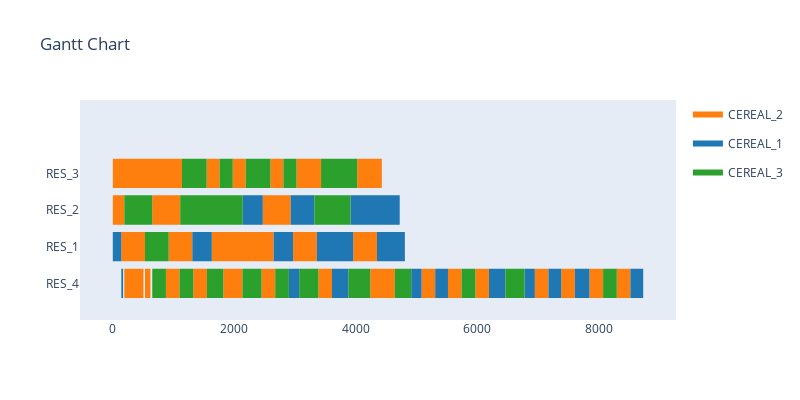
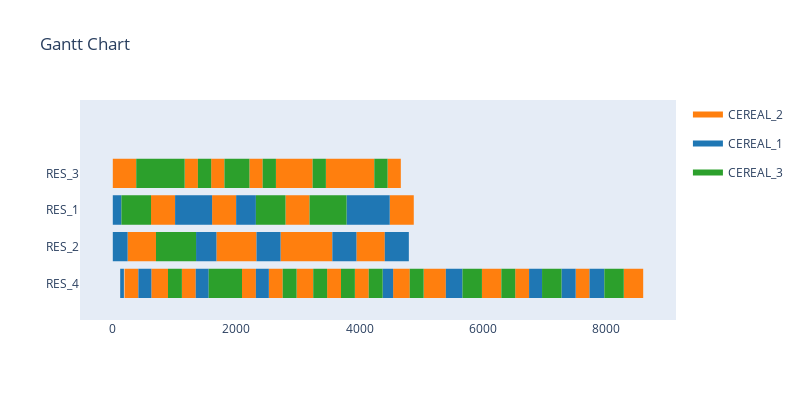
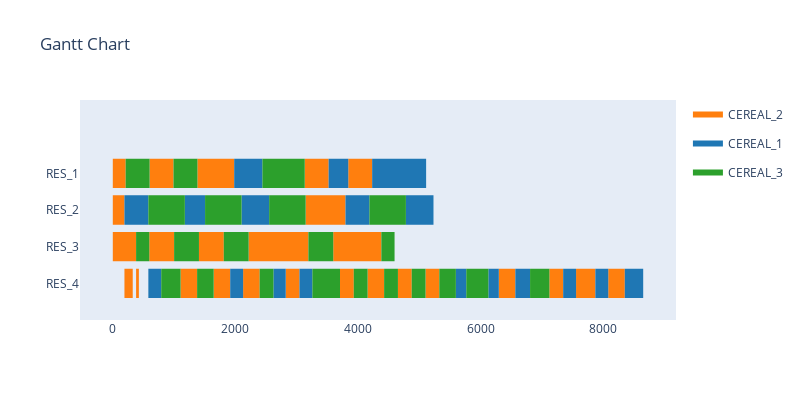
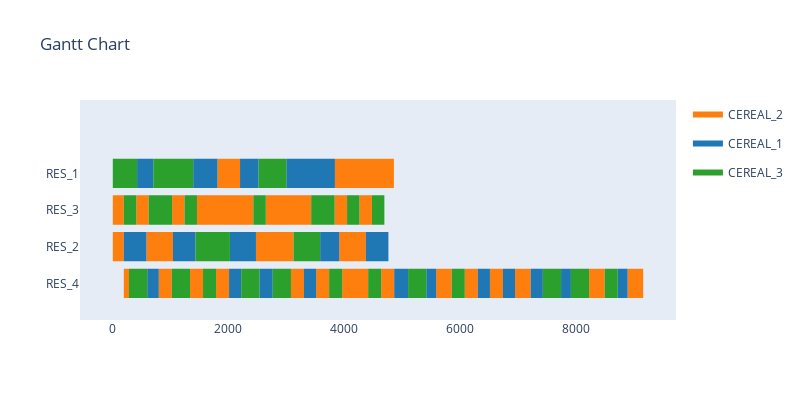

The notebook cell saved with these charts, in order:
### Code cell
for i in range(10):

    simulation = sim_constrained.Env(visualise=True, verbose=False,test=True)

    while simulation.alive:

        #print(list(simulation.possible_actions.items()))

        action_order = random.choice(list(simulation.possible_actions.keys()))
        action_resource = random.choice(simulation.possible_actions[action_order])

        #print("Action is taken: " , (action_order,action_resource))
        #print()
        simulation.step((action_order,action_resource))

### Figure 1 — Plotly figure (JSON) as saved in the notebook; plotly's stock layout.template omitted (floating-point values rounded to 4 significant figures; data arrays with more than 128 entries replaced by an {"elided": "..."} marker saying what was removed)
{"data": [{"fill": "toself", "fillcolor": "rgb(255, 127, 14)", "hoverinfo": "name", "legendgroup": "rgb(255, 127, 14)", "mode": "none", "name": "CEREAL_2", "showlegend": true, "type": "scatter", "x": {"elided": "239 int values"}, "y": {"elided": "239 float values"}}, {"fill": "toself", "fillcolor": "rgb(31, 119, 180)", "hoverinfo": "name", "legendgroup": "rgb(31, 119, 180)", "mode": "none", "name": "CEREAL_1", "showlegend": true, "type": "scatter", "x": {"elided": "149 int values"}, "y": {"elided": "149 float values"}}, {"fill": "toself", "fillcolor": "rgb(44, 160, 44)", "hoverinfo": "name", "legendgroup": "rgb(44, 160, 44)", "mode": "none", "name": "CEREAL_3", "showlegend": true, "type": "scatter", "x": {"elided": "159 int values"}, "y": {"elided": "159 float values"}}, {"legendgroup": "rgb(255, 127, 14)", "marker": {"color": "rgb(255, 127, 14)", "opacity": 0, "size": 1}, "mode": "markers", "name": "", "showlegend": false, "text": [null, null, null, null, null, null, null, null, null, null, null, null, null, null, null, null, null, null, null, null, null, null, null, null, null, null, null, null, null, null, null, null, null, null, null, null, null, null, null, null, null, null, null, null, null, null, null, null, null, null, null, null, null, null, null, null, null, null, null, null, null, null, null, null, null, null, null, null, null, null, null, null, null, null, null, null, null, null, null, null, null, null, null, null, null, null, null, null, null, null, null, null, null, null, null, null], "type": "scatter", "x": [0, 190, 0, 190, 140, 530, 190, 415, 190, 380, 380, 570, 415, 460, 460, 505, 530, 575, 570, 760, 575, 620, 650, 1110, 760, 950, 875, 1100, 920, 1310, 950, 1140, 1325, 1550, 1545, 1760, 1630, 2020, 1820, 2045, 1975, 2190, 2020, 2230, 2045, 2090, 2090, 2135, 2230, 2440, 2440, 2650, 2450, 2675, 2470, 2930, 2595, 2810, 2970, 3360, 3025, 3240, 3240, 3430, 3385, 3610, 3960, 4350, 4025, 4240, 4240, 4465, 4240, 4430, 4465, 4510, 4510, 4555, 4555, 4600, 4600, 4645, 5085, 5310, 5520, 5745, 5970, 6195, 6950, 7175, 7385, 7610, 7850, 8075, 8300, 8525], "y": [3, 3, 2, 2, 1, 1, 0, 0, 3, 3, 3, 3, 0, 0, 0, 0, 0, 0, 3, 3, 0, 0, 2, 2, 3, 3, 0, 0, 1, 1, 3, 3, 0, 0, 3, 3, 1, 1, 0, 0, 3, 3, 1, 1, 0, 0, 0, 0, 1, 1, 1, 1, 0, 0, 2, 2, 3, 3, 1, 1, 3, 3, 3, 3, 0, 0, 1, 1, 3, 3, 0, 0, 3, 3, 0, 0, 0, 0, 0, 0, 0, 0, 0, 0, 0, 0, 0, 0, 0, 0, 0, 0, 0, 0, 0, 0]}, {"legendgroup": "rgb(31, 119, 180)", "marker": {"color": "rgb(31, 119, 180)", "opacity": 0, "size": 1}, "mode": "markers", "name": "", "showlegend": false, "text": [null, null, null, null, null, null, null, null, null, null, null, null, null, null, null, null, null, null, null, null, null, null, null, null, null, null, null, null, null, null, null, null, null, null, null, null, null, null, null, null, null, null, null, null, null, null, null, null, null, null, null, null, null, null, null, null, null, null, null, null], "type": "scatter", "x": [0, 140, 140, 170, 1310, 1630, 2140, 2470, 2650, 2970, 2900, 3070, 2930, 3320, 3360, 3680, 3610, 3820, 3680, 3820, 3820, 3960, 3820, 3850, 3850, 3880, 3915, 4245, 4245, 4365, 4350, 4670, 4365, 4485, 4485, 4605, 4605, 4725, 4670, 4810, 4915, 5085, 5310, 5520, 6195, 6405, 6405, 6435, 6435, 6465, 6780, 6950, 7175, 7385, 7610, 7820, 7820, 7850, 8525, 8735], "y": [1, 1, 0, 0, 1, 1, 2, 2, 1, 1, 0, 0, 2, 2, 1, 1, 0, 0, 1, 1, 1, 1, 0, 0, 0, 0, 2, 2, 2, 2, 1, 1, 2, 2, 2, 2, 2, 2, 1, 1, 0, 0, 0, 0, 0, 0, 0, 0, 0, 0, 0, 0, 0, 0, 0, 0, 0, 0, 0, 0]}, {"legendgroup": "rgb(44, 160, 44)", "marker": {"color": "rgb(44, 160, 44)", "opacity": 0, "size": 1}, "mode": "markers", "name": "", "showlegend": false, "text": [null, null, null, null, null, null, null, null, null, null, null, null, null, null, null, null, null, null, null, null, null, null, null, null, null, null, null, null, null, null, null, null, null, null, null, null, null, null, null, null, null, null, null, null, null, null, null, null, null, null, null, null, null, null, null, null, null, null, null, null, null, null, null, null], "type": "scatter", "x": [190, 650, 530, 920, 650, 875, 1100, 1325, 1110, 1570, 1140, 1355, 1355, 1545, 1550, 1775, 1570, 1760, 1760, 1975, 1760, 1950, 1775, 1820, 1950, 2140, 2135, 2360, 2190, 2405, 2360, 2405, 2405, 2595, 2405, 2450, 2675, 2900, 2810, 3025, 3070, 3385, 3320, 3915, 3430, 3645, 3645, 3835, 3835, 4025, 3880, 4195, 4195, 4240, 4645, 4870, 4870, 4915, 5745, 5970, 6465, 6780, 8075, 8300], "y": [2, 2, 1, 1, 0, 0, 0, 0, 2, 2, 3, 3, 3, 3, 0, 0, 2, 2, 3, 3, 2, 2, 0, 0, 2, 2, 0, 0, 3, 3, 0, 0, 3, 3, 0, 0, 0, 0, 3, 3, 0, 0, 2, 2, 3, 3, 3, 3, 3, 3, 0, 0, 0, 0, 0, 0, 0, 0, 0, 0, 0, 0, 0, 0]}], "layout": {"autosize": false, "height": 400, "hovermode": "closest", "showlegend": true, "title": {"text": "Gantt Chart"}, "width": 800, "xaxis": {"rangeselector": {"buttons": [{"count": 7, "label": "1w", "step": "day", "stepmode": "backward"}, {"count": 1, "label": "1m", "step": "month", "stepmode": "backward"}, {"count": 6, "label": "6m", "step": "month", "stepmode": "backward"}, {"count": 1, "label": "YTD", "step": "year", "stepmode": "todate"}, {"count": 1, "label": "1y", "step": "year", "stepmode": "backward"}, {"step": "all"}]}, "showgrid": false, "type": "linear", "zeroline": false}, "yaxis": {"autorange": false, "range": [-1, 5], "showgrid": false, "ticktext": ["RES_4", "RES_1", "RES_2", "RES_3"], "tickvals": [0, 1, 2, 3], "zeroline": false}}}

### Figure 2 — Plotly figure (JSON) as saved in the notebook; plotly's stock layout.template omitted (floating-point values rounded to 4 significant figures; data arrays with more than 128 entries replaced by an {"elided": "..."} marker saying what was removed)
{"data": [{"fill": "toself", "fillcolor": "rgb(255, 127, 14)", "hoverinfo": "name", "legendgroup": "rgb(255, 127, 14)", "mode": "none", "name": "CEREAL_2", "showlegend": true, "type": "scatter", "x": {"elided": "239 int values"}, "y": {"elided": "239 float values"}}, {"fill": "toself", "fillcolor": "rgb(31, 119, 180)", "hoverinfo": "name", "legendgroup": "rgb(31, 119, 180)", "mode": "none", "name": "CEREAL_1", "showlegend": true, "type": "scatter", "x": {"elided": "149 int values"}, "y": {"elided": "149 float values"}}, {"fill": "toself", "fillcolor": "rgb(44, 160, 44)", "hoverinfo": "name", "legendgroup": "rgb(44, 160, 44)", "mode": "none", "name": "CEREAL_3", "showlegend": true, "type": "scatter", "x": {"elided": "159 int values"}, "y": {"elided": "159 float values"}}, {"legendgroup": "rgb(255, 127, 14)", "marker": {"color": "rgb(255, 127, 14)", "opacity": 0, "size": 1}, "mode": "markers", "name": "", "showlegend": false, "text": [null, null, null, null, null, null, null, null, null, null, null, null, null, null, null, null, null, null, null, null, null, null, null, null, null, null, null, null, null, null, null, null, null, null, null, null, null, null, null, null, null, null, null, null, null, null, null, null, null, null, null, null, null, null, null, null, null, null, null, null, null, null, null, null, null, null, null, null, null, null, null, null, null, null, null, null, null, null, null, null, null, null, null, null, null, null, null, null, null, null, null, null, null, null, null, null], "type": "scatter", "x": [0, 190, 190, 380, 190, 415, 240, 700, 620, 1010, 625, 850, 850, 895, 1120, 1345, 1165, 1380, 1595, 1810, 1610, 2000, 1680, 2140, 2095, 2320, 2140, 2330, 2215, 2430, 2530, 2755, 2645, 2860, 2720, 3180, 2800, 3190, 2860, 3050, 2980, 3205, 3050, 3240, 3180, 3370, 3205, 3250, 3370, 3560, 3455, 3670, 3475, 3700, 3670, 3860, 3860, 4050, 3925, 4150, 3950, 4410, 4050, 4240, 4455, 4670, 4490, 4880, 4545, 4770, 4770, 4815, 5040, 5265, 5265, 5310, 5310, 5355, 5355, 5400, 5985, 6210, 6210, 6255, 6255, 6300, 6525, 6750, 7505, 7730, 8285, 8510, 8510, 8555, 8555, 8600], "y": [3, 3, 3, 3, 0, 0, 1, 1, 2, 2, 0, 0, 0, 0, 0, 0, 3, 3, 3, 3, 2, 2, 1, 1, 0, 0, 1, 1, 3, 3, 0, 0, 3, 3, 1, 1, 2, 2, 3, 3, 0, 0, 3, 3, 1, 1, 0, 0, 1, 1, 3, 3, 0, 0, 3, 3, 3, 3, 0, 0, 1, 1, 3, 3, 3, 3, 2, 2, 0, 0, 0, 0, 0, 0, 0, 0, 0, 0, 0, 0, 0, 0, 0, 0, 0, 0, 0, 0, 0, 0, 0, 0, 0, 0, 0, 0]}, {"legendgroup": "rgb(31, 119, 180)", "marker": {"color": "rgb(31, 119, 180)", "opacity": 0, "size": 1}, "mode": "markers", "name": "", "showlegend": false, "text": [null, null, null, null, null, null, null, null, null, null, null, null, null, null, null, null, null, null, null, null, null, null, null, null, null, null, null, null, null, null, null, null, null, null, null, null, null, null, null, null, null, null, null, null, null, null, null, null, null, null, null, null, null, null, null, null, null, null, null, null], "type": "scatter", "x": [0, 140, 0, 120, 120, 240, 120, 150, 150, 180, 415, 625, 1010, 1330, 1330, 1470, 1345, 1555, 1350, 1680, 1470, 1610, 2000, 2320, 2320, 2530, 2330, 2720, 3560, 3950, 3790, 4070, 4070, 4210, 4210, 4350, 4350, 4490, 4375, 4545, 4410, 4800, 5400, 5610, 5610, 5640, 5640, 5670, 6750, 6960, 7275, 7445, 7445, 7475, 7475, 7505, 7730, 7940, 7940, 7970], "y": [2, 2, 1, 1, 1, 1, 0, 0, 0, 0, 0, 0, 2, 2, 2, 2, 0, 0, 1, 1, 2, 2, 2, 2, 0, 0, 1, 1, 1, 1, 2, 2, 2, 2, 2, 2, 2, 2, 0, 0, 1, 1, 0, 0, 0, 0, 0, 0, 0, 0, 0, 0, 0, 0, 0, 0, 0, 0, 0, 0]}, {"legendgroup": "rgb(44, 160, 44)", "marker": {"color": "rgb(44, 160, 44)", "opacity": 0, "size": 1}, "mode": "markers", "name": "", "showlegend": false, "text": [null, null, null, null, null, null, null, null, null, null, null, null, null, null, null, null, null, null, null, null, null, null, null, null, null, null, null, null, null, null, null, null, null, null, null, null, null, null, null, null, null, null, null, null, null, null, null, null, null, null, null, null, null, null, null, null, null, null, null, null, null, null, null, null], "type": "scatter", "x": [140, 620, 380, 595, 595, 785, 700, 1160, 785, 975, 895, 1120, 975, 1165, 1160, 1350, 1380, 1595, 1555, 1870, 1810, 2025, 1870, 1915, 1915, 1960, 1960, 2005, 2005, 2050, 2025, 2215, 2050, 2095, 2320, 2800, 2430, 2645, 2755, 2980, 3190, 3580, 3240, 3455, 3250, 3475, 3580, 3790, 3700, 3925, 4150, 4375, 4240, 4455, 4815, 5040, 5670, 5985, 6300, 6525, 6960, 7275, 7970, 8285], "y": [2, 2, 3, 3, 3, 3, 1, 1, 3, 3, 0, 0, 3, 3, 1, 1, 3, 3, 0, 0, 3, 3, 0, 0, 0, 0, 0, 0, 0, 0, 3, 3, 0, 0, 2, 2, 3, 3, 0, 0, 2, 2, 3, 3, 0, 0, 2, 2, 0, 0, 0, 0, 3, 3, 0, 0, 0, 0, 0, 0, 0, 0, 0, 0]}], "layout": {"autosize": false, "height": 400, "hovermode": "closest", "showlegend": true, "title": {"text": "Gantt Chart"}, "width": 800, "xaxis": {"rangeselector": {"buttons": [{"count": 7, "label": "1w", "step": "day", "stepmode": "backward"}, {"count": 1, "label": "1m", "step": "month", "stepmode": "backward"}, {"count": 6, "label": "6m", "step": "month", "stepmode": "backward"}, {"count": 1, "label": "YTD", "step": "year", "stepmode": "todate"}, {"count": 1, "label": "1y", "step": "year", "stepmode": "backward"}, {"step": "all"}]}, "showgrid": false, "type": "linear", "zeroline": false}, "yaxis": {"autorange": false, "range": [-1, 5], "showgrid": false, "ticktext": ["RES_4", "RES_2", "RES_1", "RES_3"], "tickvals": [0, 1, 2, 3], "zeroline": false}}}

### Figure 3 — Plotly figure (JSON) as saved in the notebook; plotly's stock layout.template omitted (floating-point values rounded to 4 significant figures; data arrays with more than 128 entries replaced by an {"elided": "..."} marker saying what was removed)
{"data": [{"fill": "toself", "fillcolor": "rgb(255, 127, 14)", "hoverinfo": "name", "legendgroup": "rgb(255, 127, 14)", "mode": "none", "name": "CEREAL_2", "showlegend": true, "type": "scatter", "x": {"elided": "239 int values"}, "y": {"elided": "239 float values"}}, {"fill": "toself", "fillcolor": "rgb(31, 119, 180)", "hoverinfo": "name", "legendgroup": "rgb(31, 119, 180)", "mode": "none", "name": "CEREAL_1", "showlegend": true, "type": "scatter", "x": {"elided": "149 int values"}, "y": {"elided": "149 float values"}}, {"fill": "toself", "fillcolor": "rgb(44, 160, 44)", "hoverinfo": "name", "legendgroup": "rgb(44, 160, 44)", "mode": "none", "name": "CEREAL_3", "showlegend": true, "type": "scatter", "x": {"elided": "159 int values"}, "y": {"elided": "159 float values"}}, {"legendgroup": "rgb(255, 127, 14)", "marker": {"color": "rgb(255, 127, 14)", "opacity": 0, "size": 1}, "mode": "markers", "name": "", "showlegend": false, "text": [null, null, null, null, null, null, null, null, null, null, null, null, null, null, null, null, null, null, null, null, null, null, null, null, null, null, null, null, null, null, null, null, null, null, null, null, null, null, null, null, null, null, null, null, null, null, null, null, null, null, null, null, null, null, null, null, null, null, null, null, null, null, null, null, null, null, null, null, null, null, null, null, null, null, null, null, null, null, null, null, null, null, null, null, null, null, null, null, null, null, null, null, null, null, null, null], "type": "scatter", "x": [0, 210, 0, 190, 0, 190, 190, 235, 190, 380, 235, 280, 280, 325, 380, 425, 595, 810, 600, 990, 810, 1000, 1105, 1330, 1330, 1375, 1380, 1770, 1405, 1620, 1620, 1810, 1645, 1870, 1770, 1980, 1870, 1915, 2125, 2350, 2215, 2430, 2350, 2395, 2430, 2620, 2620, 2810, 2810, 3000, 2820, 3045, 3000, 3190, 3130, 3520, 3145, 3605, 3595, 3810, 3605, 3795, 3705, 3930, 3810, 4000, 3840, 4230, 4000, 4190, 4155, 4380, 4190, 4380, 4380, 4425, 4650, 4875, 5100, 5325, 6295, 6520, 6520, 6565, 7120, 7345, 7555, 7780, 7780, 7825, 7825, 7870, 8080, 8305, 8305, 8350], "y": [3, 3, 2, 2, 1, 1, 0, 0, 1, 1, 0, 0, 0, 0, 0, 0, 1, 1, 3, 3, 1, 1, 0, 0, 0, 0, 3, 3, 1, 1, 1, 1, 0, 0, 3, 3, 0, 0, 0, 0, 1, 1, 0, 0, 1, 1, 1, 1, 1, 1, 0, 0, 1, 1, 3, 3, 2, 2, 1, 1, 2, 2, 0, 0, 1, 1, 3, 3, 1, 1, 0, 0, 1, 1, 0, 0, 0, 0, 0, 0, 0, 0, 0, 0, 0, 0, 0, 0, 0, 0, 0, 0, 0, 0, 0, 0]}, {"legendgroup": "rgb(31, 119, 180)", "marker": {"color": "rgb(31, 119, 180)", "opacity": 0, "size": 1}, "mode": "markers", "name": "", "showlegend": false, "text": [null, null, null, null, null, null, null, null, null, null, null, null, null, null, null, null, null, null, null, null, null, null, null, null, null, null, null, null, null, null, null, null, null, null, null, null, null, null, null, null, null, null, null, null, null, null, null, null, null, null, null, null, null, null, null, null, null, null, null, null], "type": "scatter", "x": [190, 580, 580, 790, 1175, 1505, 1915, 2125, 1980, 2300, 2100, 2430, 2300, 2440, 2430, 2550, 2620, 2790, 2790, 2820, 3045, 3255, 3520, 3840, 3795, 4185, 4230, 4550, 4550, 4690, 4690, 4830, 4780, 5110, 4830, 4970, 4970, 5110, 5110, 5230, 5595, 5765, 6125, 6295, 6565, 6775, 6775, 6805, 7345, 7555, 7870, 8080, 8350, 8560, 8560, 8590, 8590, 8620, 8620, 8650], "y": [2, 2, 0, 0, 2, 2, 0, 0, 3, 3, 2, 2, 3, 3, 2, 2, 0, 0, 0, 0, 0, 0, 3, 3, 2, 2, 3, 3, 3, 3, 3, 3, 2, 2, 3, 3, 3, 3, 2, 2, 0, 0, 0, 0, 0, 0, 0, 0, 0, 0, 0, 0, 0, 0, 0, 0, 0, 0, 0, 0]}, {"legendgroup": "rgb(44, 160, 44)", "marker": {"color": "rgb(44, 160, 44)", "opacity": 0, "size": 1}, "mode": "markers", "name": "", "showlegend": false, "text": [null, null, null, null, null, null, null, null, null, null, null, null, null, null, null, null, null, null, null, null, null, null, null, null, null, null, null, null, null, null, null, null, null, null, null, null, null, null, null, null, null, null, null, null, null, null, null, null, null, null, null, null, null, null, null, null, null, null, null, null, null, null, null, null], "type": "scatter", "x": [210, 600, 380, 595, 580, 1175, 790, 1105, 990, 1380, 1000, 1215, 1215, 1405, 1375, 1600, 1505, 2100, 1600, 1645, 1810, 2025, 2025, 2215, 2395, 2620, 2440, 2920, 2550, 3145, 2920, 3130, 3190, 3405, 3255, 3570, 3405, 3595, 3570, 3615, 3615, 3660, 3660, 3705, 3930, 4155, 4185, 4780, 4380, 4595, 4425, 4650, 4875, 5100, 5325, 5550, 5550, 5595, 5765, 6080, 6080, 6125, 6805, 7120], "y": [3, 3, 1, 1, 2, 2, 0, 0, 3, 3, 1, 1, 1, 1, 0, 0, 2, 2, 0, 0, 1, 1, 1, 1, 0, 0, 3, 3, 2, 2, 3, 3, 1, 1, 0, 0, 1, 1, 0, 0, 0, 0, 0, 0, 0, 0, 2, 2, 1, 1, 0, 0, 0, 0, 0, 0, 0, 0, 0, 0, 0, 0, 0, 0]}], "layout": {"autosize": false, "height": 400, "hovermode": "closest", "showlegend": true, "title": {"text": "Gantt Chart"}, "width": 800, "xaxis": {"rangeselector": {"buttons": [{"count": 7, "label": "1w", "step": "day", "stepmode": "backward"}, {"count": 1, "label": "1m", "step": "month", "stepmode": "backward"}, {"count": 6, "label": "6m", "step": "month", "stepmode": "backward"}, {"count": 1, "label": "YTD", "step": "year", "stepmode": "todate"}, {"count": 1, "label": "1y", "step": "year", "stepmode": "backward"}, {"step": "all"}]}, "showgrid": false, "type": "linear", "zeroline": false}, "yaxis": {"autorange": false, "range": [-1, 5], "showgrid": false, "ticktext": ["RES_4", "RES_3", "RES_2", "RES_1"], "tickvals": [0, 1, 2, 3], "zeroline": false}}}

### Figure 4 — Plotly figure (JSON) as saved in the notebook; plotly's stock layout.template omitted (floating-point values rounded to 4 significant figures; data arrays with more than 128 entries replaced by an {"elided": "..."} marker saying what was removed)
{"data": [{"fill": "toself", "fillcolor": "rgb(255, 127, 14)", "hoverinfo": "name", "legendgroup": "rgb(255, 127, 14)", "mode": "none", "name": "CEREAL_2", "showlegend": true, "type": "scatter", "x": {"elided": "239 int values"}, "y": {"elided": "239 float values"}}, {"fill": "toself", "fillcolor": "rgb(31, 119, 180)", "hoverinfo": "name", "legendgroup": "rgb(31, 119, 180)", "mode": "none", "name": "CEREAL_1", "showlegend": true, "type": "scatter", "x": {"elided": "149 int values"}, "y": {"elided": "149 float values"}}, {"fill": "toself", "fillcolor": "rgb(44, 160, 44)", "hoverinfo": "name", "legendgroup": "rgb(44, 160, 44)", "mode": "none", "name": "CEREAL_3", "showlegend": true, "type": "scatter", "x": {"elided": "159 int values"}, "y": {"elided": "159 float values"}}, {"legendgroup": "rgb(255, 127, 14)", "marker": {"color": "rgb(255, 127, 14)", "opacity": 0, "size": 1}, "mode": "markers", "name": "", "showlegend": false, "text": [null, null, null, null, null, null, null, null, null, null, null, null, null, null, null, null, null, null, null, null, null, null, null, null, null, null, null, null, null, null, null, null, null, null, null, null, null, null, null, null, null, null, null, null, null, null, null, null, null, null, null, null, null, null, null, null, null, null, null, null, null, null, null, null, null, null, null, null, null, null, null, null, null, null, null, null, null, null, null, null, null, null, null, null, null, null, null, null, null, null, null, null, null, null, null, null], "type": "scatter", "x": [0, 190, 0, 190, 190, 235, 235, 280, 405, 620, 580, 1040, 795, 1020, 1025, 1240, 1335, 1560, 1455, 1670, 1670, 1860, 1785, 2010, 1810, 2200, 1860, 2050, 2050, 2240, 2240, 2430, 2475, 2935, 2645, 2860, 2860, 3050, 2935, 3125, 3050, 3240, 3080, 3305, 3240, 3430, 3515, 3740, 3835, 4050, 3840, 4230, 3915, 4375, 3965, 4190, 4190, 4235, 4230, 4440, 4235, 4280, 4265, 4480, 4280, 4325, 4325, 4370, 4370, 4415, 4440, 4650, 4640, 4865, 4650, 4860, 5590, 5815, 5815, 5860, 6085, 6310, 6520, 6745, 6955, 7180, 7180, 7225, 8235, 8460, 8460, 8505, 8900, 9125, 9125, 9170], "y": [2, 2, 1, 1, 0, 0, 0, 0, 2, 2, 1, 1, 0, 0, 2, 2, 0, 0, 2, 2, 2, 2, 0, 0, 3, 3, 2, 2, 2, 2, 2, 2, 1, 1, 2, 2, 2, 2, 1, 1, 2, 2, 0, 0, 2, 2, 0, 0, 2, 2, 3, 3, 1, 1, 0, 0, 0, 0, 3, 3, 0, 0, 2, 2, 0, 0, 0, 0, 0, 0, 3, 3, 0, 0, 3, 3, 0, 0, 0, 0, 0, 0, 0, 0, 0, 0, 0, 0, 0, 0, 0, 0, 0, 0, 0, 0]}, {"legendgroup": "rgb(31, 119, 180)", "marker": {"color": "rgb(31, 119, 180)", "opacity": 0, "size": 1}, "mode": "markers", "name": "", "showlegend": false, "text": [null, null, null, null, null, null, null, null, null, null, null, null, null, null, null, null, null, null, null, null, null, null, null, null, null, null, null, null, null, null, null, null, null, null, null, null, null, null, null, null, null, null, null, null, null, null, null, null, null, null, null, null, null, null, null, null, null, null, null, null], "type": "scatter", "x": [190, 580, 420, 700, 595, 765, 765, 795, 1040, 1430, 1390, 1670, 1670, 1810, 2010, 2220, 2025, 2355, 2200, 2520, 2355, 2475, 2535, 2705, 2705, 2735, 2735, 2765, 3000, 3280, 3280, 3420, 3305, 3515, 3420, 3560, 3560, 3700, 3585, 3915, 3700, 3840, 4375, 4765, 4865, 5075, 5075, 5105, 5420, 5590, 6310, 6520, 6745, 6955, 7225, 7435, 7750, 7920, 8730, 8900], "y": [1, 1, 3, 3, 0, 0, 0, 0, 1, 1, 3, 3, 3, 3, 0, 0, 1, 1, 3, 3, 1, 1, 0, 0, 0, 0, 0, 0, 3, 3, 3, 3, 0, 0, 3, 3, 3, 3, 1, 1, 3, 3, 1, 1, 0, 0, 0, 0, 0, 0, 0, 0, 0, 0, 0, 0, 0, 0, 0, 0]}, {"legendgroup": "rgb(44, 160, 44)", "marker": {"color": "rgb(44, 160, 44)", "opacity": 0, "size": 1}, "mode": "markers", "name": "", "showlegend": false, "text": [null, null, null, null, null, null, null, null, null, null, null, null, null, null, null, null, null, null, null, null, null, null, null, null, null, null, null, null, null, null, null, null, null, null, null, null, null, null, null, null, null, null, null, null, null, null, null, null, null, null, null, null, null, null, null, null, null, null, null, null, null, null, null, null], "type": "scatter", "x": [0, 210, 190, 405, 210, 420, 280, 505, 505, 550, 550, 595, 620, 835, 700, 1180, 835, 1025, 1020, 1245, 1180, 1390, 1240, 1455, 1245, 1290, 1290, 1335, 1430, 2025, 1560, 1785, 2220, 2535, 2430, 2645, 2520, 3000, 2765, 3080, 3125, 3585, 3430, 3645, 3645, 3835, 3740, 3965, 4050, 4265, 4415, 4640, 4480, 4695, 5105, 5420, 5860, 6085, 7435, 7750, 7920, 8235, 8505, 8730], "y": [3, 3, 2, 2, 3, 3, 0, 0, 0, 0, 0, 0, 2, 2, 3, 3, 2, 2, 0, 0, 3, 3, 2, 2, 0, 0, 0, 0, 1, 1, 0, 0, 0, 0, 2, 2, 3, 3, 0, 0, 1, 1, 2, 2, 2, 2, 0, 0, 2, 2, 0, 0, 2, 2, 0, 0, 0, 0, 0, 0, 0, 0, 0, 0]}], "layout": {"autosize": false, "height": 400, "hovermode": "closest", "showlegend": true, "title": {"text": "Gantt Chart"}, "width": 800, "xaxis": {"rangeselector": {"buttons": [{"count": 7, "label": "1w", "step": "day", "stepmode": "backward"}, {"count": 1, "label": "1m", "step": "month", "stepmode": "backward"}, {"count": 6, "label": "6m", "step": "month", "stepmode": "backward"}, {"count": 1, "label": "YTD", "step": "year", "stepmode": "todate"}, {"count": 1, "label": "1y", "step": "year", "stepmode": "backward"}, {"step": "all"}]}, "showgrid": false, "type": "linear", "zeroline": false}, "yaxis": {"autorange": false, "range": [-1, 5], "showgrid": false, "ticktext": ["RES_4", "RES_2", "RES_3", "RES_1"], "tickvals": [0, 1, 2, 3], "zeroline": false}}}
